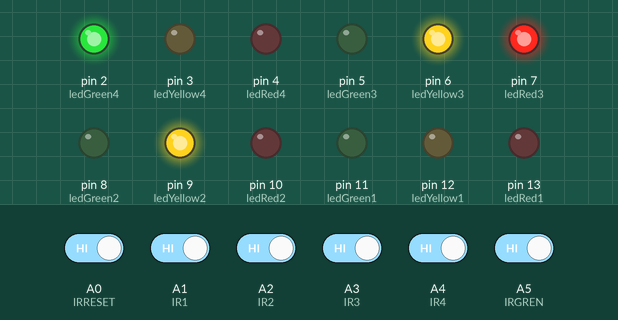
Bench run of a sketch on a simulated Arduino Uno, built with avr-gcc and run on an emulated ATmega328P. Shown: output pins drawn as LEDs (lit = HIGH). Dashed ring = blinking. The test bench sets the inputs (shaded band); at power-on: A0 (IRRESET), A1 (IR1), A2 (IR2), A3 (IR3), A4 (IR4), A5 (IRGREN) HIGH.

Above: at 2.2 s.
2.3 s: A4 (IR4) driven LOW
At 5.2 s:
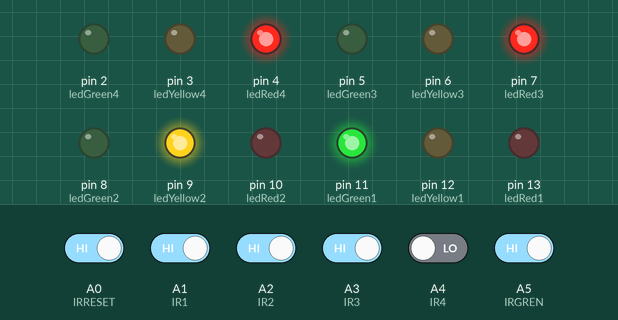
5.3 s: A4 (IR4) driven HIGH
At 6.2 s:
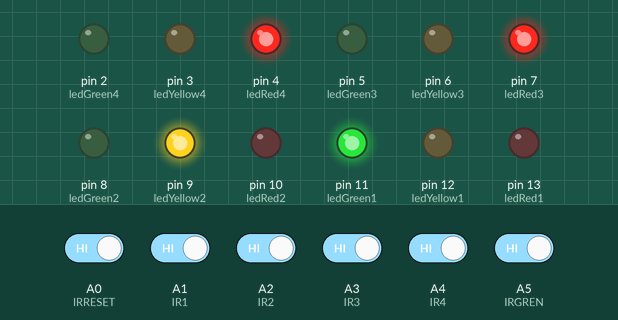
6.8 s: A1 (IR1) driven LOW
At 7.6 s:
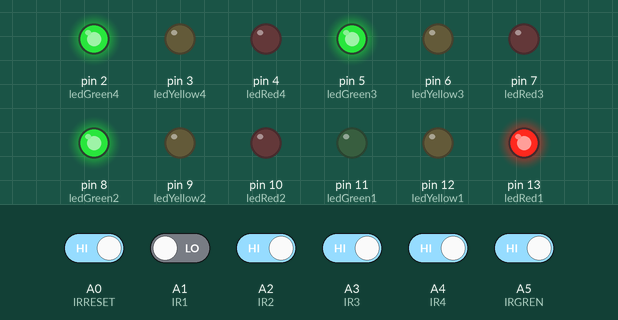
8.3 s: A2 (IR2) driven LOW
At 9.0 s:
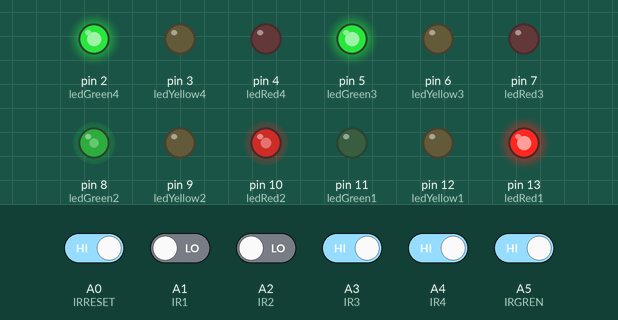
9.8 s: A0 (IRRESET) driven LOW
At 11.2 s:
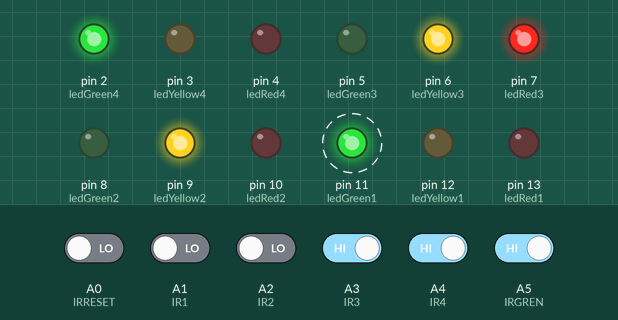
12.8 s: A0 (IRRESET) driven HIGH
At 14.8 s:
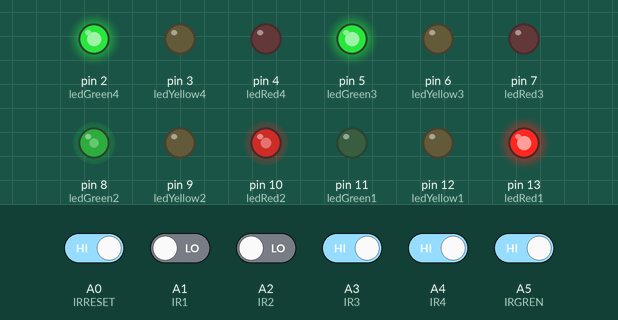
Timing chart, 0 to 16.3 s (numbered marks = the images above; inputs shaded):
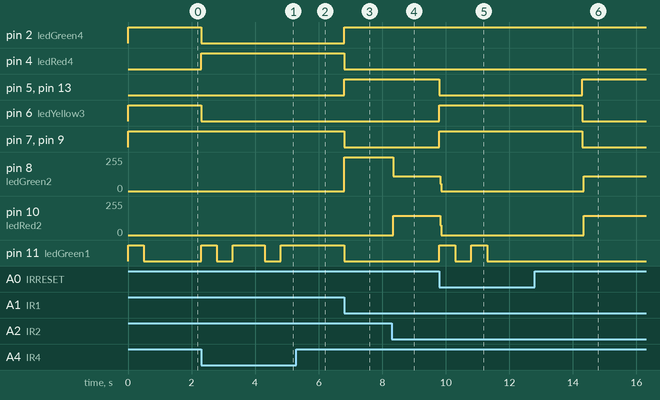

The sketch:

sketch_oct08a.ino
```cpp
#define IRRESET  A0
#define IR1  A1
#define IR2   A2
#define IR3    A3
#define IR4    A4
#define IRGREN  A5

 int ledRed1    = 13;
int ledYellow1 = 12;
int ledGreen1  = 11;
int ledRed2    = 10;
int ledYellow2 = 9 ;
int ledGreen2  = 8 ;
int ledRed3    = 7 ;
int ledYellow3 = 6 ;
int ledGreen3  = 5 ;
int ledRed4    = 4 ;
int ledYellow4 = 3 ;
int ledGreen4  = 2 ;

int GREN_sensor,first_sensor,Second_sensor, third_sensor ,fourth_sensor,RESET_sensor ;


void setup() {
   pinMode (ledRed1      ,OUTPUT);
   pinMode (ledYellow1   ,OUTPUT);
   pinMode (ledGreen1    ,OUTPUT);
   pinMode (ledRed2      ,OUTPUT);
   pinMode (ledYellow2   ,OUTPUT);
   pinMode (ledGreen2    ,OUTPUT);
    pinMode (ledRed3     ,OUTPUT);
   pinMode (ledYellow3   ,OUTPUT);
   pinMode (ledGreen3    ,OUTPUT);
   pinMode (ledRed4      ,OUTPUT);
   pinMode (ledYellow4   ,OUTPUT);
   pinMode (ledGreen4    ,OUTPUT);
   pinMode (IR1          ,INPUT) ;
   pinMode (IR2          ,INPUT) ;
   pinMode (IR3          ,INPUT) ;
   pinMode (IR4          ,INPUT) ;
   pinMode (IRGREN          ,INPUT) ;
   pinMode (IRRESET          ,INPUT) ;
   digitalWrite(ledYellow2  ,HIGH)  ;
   digitalWrite(ledRed3  ,HIGH)  ;
   digitalWrite(ledYellow3  ,HIGH)  ;
   digitalWrite(ledGreen4  ,HIGH)  ;
   while(1){
     digitalWrite(ledGreen1  ,HIGH)  ;
delay(500);
   digitalWrite(ledGreen1  ,LOW)  ;
delay(500);
return;
    }


}

void loop() {
  GREN_sensor  = digitalRead(IRGREN);

  if(GREN_sensor==LOW)
  {
    digitalWrite(ledRed1     ,LOW);
    digitalWrite(ledYellow1  ,LOW);
    digitalWrite(ledGreen1   ,HIGH);
    digitalWrite(ledRed2     ,LOW);
    digitalWrite(ledYellow2  ,LOW);
    digitalWrite(ledGreen2   ,HIGH);
     digitalWrite(ledRed3     ,LOW);
    digitalWrite(ledYellow3  ,LOW);
    digitalWrite(ledGreen3   ,HIGH);
     digitalWrite(ledRed4     ,LOW);
    digitalWrite(ledYellow4  ,LOW);
    digitalWrite(ledGreen4   ,HIGH);
  }
  first_sensor  = digitalRead(IR1);

  if(first_sensor==LOW)
  {
    digitalWrite(ledRed1     ,HIGH);
    digitalWrite(ledYellow1  ,LOW);
    digitalWrite(ledGreen1   ,LOW);
    digitalWrite(ledRed2     ,LOW);
    digitalWrite(ledYellow2  ,LOW);
    digitalWrite(ledGreen2   ,HIGH);
     digitalWrite(ledRed3     ,LOW);
    digitalWrite(ledYellow3  ,LOW);
    digitalWrite(ledGreen3   ,HIGH);
     digitalWrite(ledRed4     ,LOW);
    digitalWrite(ledYellow4  ,LOW);
    digitalWrite(ledGreen4   ,HIGH);


    }
  Second_sensor = digitalRead(IR2);
  if(Second_sensor==LOW)
  {
    digitalWrite(ledRed1     ,HIGH);
    digitalWrite(ledYellow1  ,LOW);
    digitalWrite(ledGreen1   ,LOW);
    digitalWrite(ledRed2     ,HIGH);
    digitalWrite(ledYellow2  ,LOW);
    digitalWrite(ledGreen2   ,LOW);
    digitalWrite(ledRed3     ,LOW);
    digitalWrite(ledYellow3  ,LOW);
    digitalWrite(ledGreen3   ,HIGH);
    digitalWrite(ledRed4     ,LOW);
    digitalWrite(ledYellow4  ,LOW);
    digitalWrite(ledGreen4   ,HIGH);

    }


  third_sensor = digitalRead(IR3);
  if(third_sensor==LOW)
  {
    digitalWrite(ledRed1     ,LOW);
    digitalWrite(ledYellow1  ,HIGH);
    digitalWrite(ledGreen1   ,LOW);
    digitalWrite(ledRed2     ,HIGH);
    digitalWrite(ledYellow2  ,LOW);
    digitalWrite(ledGreen2   ,LOW);
    digitalWrite(ledRed3     ,HIGH);
    digitalWrite(ledYellow3  ,LOW);
    digitalWrite(ledGreen3   ,LOW);
    digitalWrite(ledRed4     ,LOW);
    digitalWrite(ledYellow4  ,LOW);
    digitalWrite(ledGreen4   ,HIGH);

    }


    fourth_sensor = digitalRead(IR4);
  if(fourth_sensor==LOW)
  {
    digitalWrite(ledRed1     ,LOW);
    digitalWrite(ledYellow1  ,LOW);

    digitalWrite(ledRed2     ,LOW);
    digitalWrite(ledYellow2  ,HIGH);
    digitalWrite(ledGreen2   ,LOW);
    digitalWrite(ledRed3     ,HIGH);
    digitalWrite(ledYellow3  ,LOW);
    digitalWrite(ledGreen3   ,LOW);
    digitalWrite(ledRed4     ,HIGH);
    digitalWrite(ledYellow4  ,LOW);
    digitalWrite(ledGreen4   ,LOW);
    digitalWrite(ledGreen1   ,HIGH);
    delay(500);
    digitalWrite(ledGreen1,LOW);
    delay(500);
    digitalWrite(ledGreen1   ,HIGH);
    delay(500);

    }
    RESET_sensor  = digitalRead(IRRESET);

  if(RESET_sensor==LOW)
  {
    digitalWrite(ledRed1     ,LOW);
    digitalWrite(ledYellow1  ,LOW);
    //digitalWrite(ledGreen1   ,HIGH);
    digitalWrite(ledRed2     ,LOW);
    digitalWrite(ledYellow2  ,HIGH);
    digitalWrite(ledGreen2   ,LOW);
     digitalWrite(ledRed3     ,HIGH);
    digitalWrite(ledYellow3  ,HIGH);
    digitalWrite(ledGreen3   ,LOW);
     digitalWrite(ledRed4     ,LOW);
    digitalWrite(ledYellow4  ,LOW);
    digitalWrite(ledGreen4   ,HIGH);
     digitalWrite(ledGreen1  ,HIGH)  ;
delay(500);
   digitalWrite(ledGreen1  ,LOW)  ;
delay(500);
digitalWrite(ledGreen1  ,HIGH)  ;
delay(500);
   digitalWrite(ledGreen1  ,LOW)  ;
delay(500);
digitalWrite(ledGreen1  ,LOW)  ;
delay(500);
digitalWrite(ledGreen1  ,LOW)  ;
delay(500);
digitalWrite(ledGreen1  ,LOW)  ;
delay(500);
digitalWrite(ledGreen1  ,LOW)  ;
delay(500);
digitalWrite(ledGreen1  ,LOW)  ;
delay(500);


  }


   }
```

Measured:
- after the input at 2.3 s, pin 2 (ledGreen4), pin 6 (ledYellow3): HIGH → LOW at once; pin 4 (ledRed4): LOW → HIGH at once; pin 11 (ledGreen1): goes HIGH 0.50 s, LOW 0.50 s, HIGH 1.0 s, LOW 0.50 s, then HIGH, starting at once
- after the input at 5.3 s, pin 11 (ledGreen1): stays HIGH (without the input it goes to LOW after 0.50 s)
- after the input at 6.8 s, pin 2 (ledGreen4), pin 5 (ledGreen3), pin 13 (ledRed1): LOW → HIGH at once; pin 4 (ledRed4), pin 7 (ledRed3), pin 9 (ledYellow2), pin 11 (ledGreen1): HIGH → LOW at once; pin 8 (ledGreen2): 0/255 → 255/255 at once
- after the input at 8.3 s, pin 8 (ledGreen2): 255/255 → 109/255 at once; pin 10 (ledRed2): 0/255 → 146/255 at once
- after the input at 9.8 s, pin 5 (ledGreen3): HIGH → LOW at once; pin 6 (ledYellow3): LOW → HIGH at once
- after the input at 12.8 s, pin 5 (ledGreen3), pin 13 (ledRed1): LOW → HIGH after 1.5 s; pin 6 (ledYellow3), pin 7 (ledRed3), pin 9 (ledYellow2): HIGH → LOW after 1.5 s; pin 8 (ledGreen2): 0/255 → 109/255 after 1.5 s; pin 10 (ledRed2): 0/255 → 146/255 after 1.5 s; pin 11 (ledGreen1): stops changing and stays LOW
